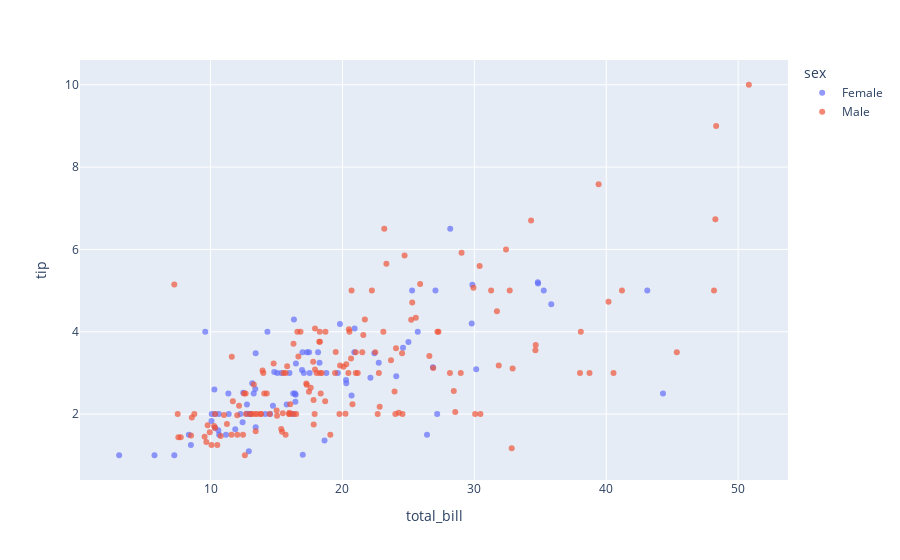

Write notebook code for a chart like this one.
### Markdown cell above
---

**5. Інтерактивна діаграма розсіювання**

Створіть з допомогою бібліотек Plotly інтерактивний scatter plot для `total_bill` vs `tip` з кольором за статтю (`sex`).

### Code cell
import plotly.express as px

fig = px.scatter(tips_df, x='total_bill', y='tip', color='sex', opacity=0.7)
fig.show()

### Figure 1 — Plotly figure (JSON) as saved in the notebook; plotly's stock layout.template omitted (floating-point values rounded to 4 significant figures; data arrays with more than 128 entries replaced by an {"elided": "..."} marker saying what was removed)
{"data": [{"hovertemplate": "sex=Female<br>total_bill=%{x}<br>tip=%{y}<extra></extra>", "legendgroup": "Female", "marker": {"color": "#636efa", "opacity": 0.7, "symbol": "circle"}, "mode": "markers", "name": "Female", "orientation": "v", "showlegend": true, "type": "scatter", "x": [16.99, 24.59, 35.26, 14.83, 10.33, 16.97, 20.29, 15.77, 19.65, 15.06, 20.69, 16.93, 10.29, 34.81, 26.41, 16.45, 3.07, 17.07, 26.86, 25.28, 14.73, 10.07, 34.83, 5.75, 16.32, 22.75, 11.35, 15.38, 44.3, 22.42, 20.92, 14.31, 7.25, 25.71, 17.31, 10.65, 12.43, 24.08, 13.42, 12.48, 29.8, 14.52, 11.38, 20.27, 11.17, 12.26, 18.26, 8.51, 10.33, 14.15, 13.16, 17.47, 27.05, 16.43, 8.35, 18.64, 11.87, 29.85, 25.0, 13.39, 16.21, 17.51, 10.59, 10.63, 9.6, 20.9, 18.15, 19.81, 43.11, 13.0, 12.74, 13.0, 16.4, 16.47, 12.76, 13.27, 28.17, 12.9, 30.14, 13.42, 15.98, 16.27, 10.09, 22.12, 35.83, 27.18, 18.78], "xaxis": "x", "y": [1.01, 3.61, 5.0, 3.02, 1.67, 3.5, 2.75, 2.23, 3.0, 3.0, 2.45, 3.07, 2.6, 5.2, 1.5, 2.47, 1.0, 3.0, 3.14, 5.0, 2.2, 1.83, 5.17, 1.0, 4.3, 3.25, 2.5, 3.0, 2.5, 3.48, 4.08, 4.0, 1.0, 4.0, 3.5, 1.5, 1.8, 2.92, 1.68, 2.52, 4.2, 2.0, 2.0, 2.83, 1.5, 2.0, 3.25, 1.25, 2.0, 2.0, 2.75, 3.5, 5.0, 2.3, 1.5, 1.36, 1.63, 5.14, 3.75, 2.61, 2.0, 3.0, 1.61, 2.0, 4.0, 3.5, 3.5, 4.19, 5.0, 2.0, 2.01, 2.0, 2.5, 3.23, 2.23, 2.5, 6.5, 1.1, 3.09, 3.48, 3.0, 2.5, 2.0, 2.88, 4.67, 2.0, 3.0], "yaxis": "y"}, {"hovertemplate": "sex=Male<br>total_bill=%{x}<br>tip=%{y}<extra></extra>", "legendgroup": "Male", "marker": {"color": "#EF553B", "opacity": 0.7, "symbol": "circle"}, "mode": "markers", "name": "Male", "orientation": "v", "showlegend": true, "type": "scatter", "x": {"elided": "157 float values"}, "xaxis": "x", "y": {"elided": "157 float values"}, "yaxis": "y"}], "layout": {"legend": {"title": {"text": "sex"}, "tracegroupgap": 0}, "margin": {"t": 60}, "xaxis": {"anchor": "y", "domain": [0, 1], "title": {"text": "total_bill"}}, "yaxis": {"anchor": "x", "domain": [0, 1], "title": {"text": "tip"}}}}
